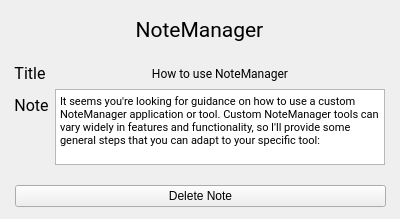
<?xml version="1.0" encoding="UTF-8"?>
<ui version="4.0">
 <class>Form</class>
 <widget class="QWidget" name="Form">
  <property name="geometry">
   <rect>
    <x>0</x>
    <y>0</y>
    <width>400</width>
    <height>219</height>
   </rect>
  </property>
  <property name="windowTitle">
   <string>Form</string>
  </property>
  <widget class="QWidget" name="verticalLayoutWidget">
   <property name="geometry">
    <rect>
     <x>9</x>
     <y>10</y>
     <width>381</width>
     <height>41</height>
    </rect>
   </property>
   <layout class="QVBoxLayout" name="verticalLayout">
    <item>
     <widget class="QLabel" name="label">
      <property name="font">
       <font>
        <family>Roboto</family>
       </font>
      </property>
      <property name="text">
       <string>&lt;html&gt;&lt;head/&gt;&lt;body&gt;&lt;p align=&quot;center&quot;&gt;&lt;span style=&quot; font-size:16pt;&quot;&gt;NoteManager&lt;/span&gt;&lt;/p&gt;&lt;/body&gt;&lt;/html&gt;</string>
      </property>
     </widget>
    </item>
   </layout>
  </widget>
  <widget class="QWidget" name="formLayoutWidget">
   <property name="geometry">
    <rect>
     <x>9</x>
     <y>59</y>
     <width>381</width>
     <height>111</height>
    </rect>
   </property>
   <layout class="QFormLayout" name="formLayout">
    <property name="leftMargin">
     <number>5</number>
    </property>
    <property name="topMargin">
     <number>5</number>
    </property>
    <property name="rightMargin">
     <number>5</number>
    </property>
    <property name="bottomMargin">
     <number>5</number>
    </property>
    <item row="0" column="0">
     <widget class="QLabel" name="label_2">
      <property name="font">
       <font>
        <family>Roboto</family>
        <pointsize>12</pointsize>
       </font>
      </property>
      <property name="text">
       <string>&lt;html&gt;&lt;head/&gt;&lt;body&gt;&lt;p align=&quot;center&quot;&gt;&lt;span style=&quot; font-size:12pt;&quot;&gt;Title&lt;/span&gt;&lt;/p&gt;&lt;/body&gt;&lt;/html&gt;</string>
      </property>
     </widget>
    </item>
    <item row="0" column="1">
     <widget class="QLabel" name="label_3">
      <property name="font">
       <font>
        <family>Roboto</family>
       </font>
      </property>
      <property name="text">
       <string>&lt;html&gt;&lt;head/&gt;&lt;body&gt;&lt;p align=&quot;center&quot;&gt;How to use NoteManager&lt;/p&gt;&lt;/body&gt;&lt;/html&gt;</string>
      </property>
     </widget>
    </item>
    <item row="1" column="0">
     <widget class="QLabel" name="label_4">
      <property name="font">
       <font>
        <family>Roboto</family>
        <pointsize>12</pointsize>
       </font>
      </property>
      <property name="text">
       <string>&lt;html&gt;&lt;head/&gt;&lt;body&gt;&lt;p align=&quot;center&quot;&gt;Note&lt;/p&gt;&lt;/body&gt;&lt;/html&gt;</string>
      </property>
     </widget>
    </item>
    <item row="1" column="1">
     <widget class="QTextBrowser" name="textBrowser">
      <property name="font">
       <font>
        <family>Roboto</family>
       </font>
      </property>
      <property name="html">
       <string>&lt;!DOCTYPE HTML PUBLIC &quot;-//W3C//DTD HTML 4.0//EN&quot; &quot;http://www.w3.org/TR/REC-html40/strict.dtd&quot;&gt;
&lt;html&gt;&lt;head&gt;&lt;meta name=&quot;qrichtext&quot; content=&quot;1&quot; /&gt;&lt;style type=&quot;text/css&quot;&gt;
p, li { white-space: pre-wrap; }
&lt;/style&gt;&lt;/head&gt;&lt;body style=&quot; font-family:'Roboto'; font-size:8.25pt; font-weight:400; font-style:normal;&quot;&gt;
&lt;p style=&quot; margin-top:0px; margin-bottom:0px; margin-left:0px; margin-right:0px; -qt-block-indent:0; text-indent:0px;&quot;&gt;&lt;span style=&quot; font-family:'MS Shell Dlg 2'; font-size:8pt;&quot;&gt;It seems you're looking for guidance on how to use a custom NoteManager application or tool. Custom NoteManager tools can vary widely in features and functionality, so I'll provide some general steps that you can adapt to your specific tool:&lt;/span&gt;&lt;/p&gt;&lt;/body&gt;&lt;/html&gt;</string>
      </property>
     </widget>
    </item>
   </layout>
  </widget>
  <widget class="QWidget" name="verticalLayoutWidget_2">
   <property name="geometry">
    <rect>
     <x>10</x>
     <y>180</y>
     <width>381</width>
     <height>33</height>
    </rect>
   </property>
   <layout class="QVBoxLayout" name="verticalLayout_2">
    <property name="leftMargin">
     <number>5</number>
    </property>
    <property name="topMargin">
     <number>5</number>
    </property>
    <property name="rightMargin">
     <number>5</number>
    </property>
    <property name="bottomMargin">
     <number>5</number>
    </property>
    <item>
     <widget class="QPushButton" name="pushButton">
      <property name="text">
       <string>Delete Note</string>
      </property>
     </widget>
    </item>
   </layout>
  </widget>
 </widget>
 <resources/>
 <connections/>
</ui>
